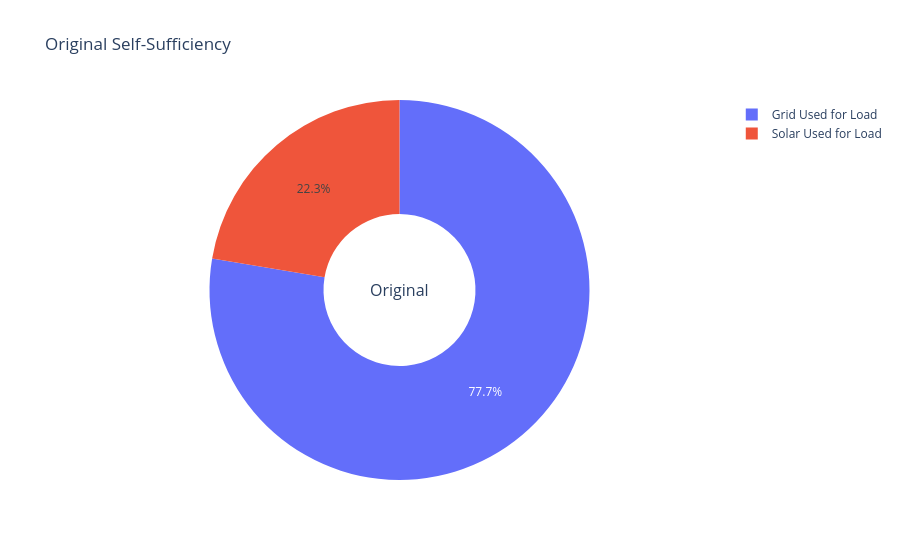
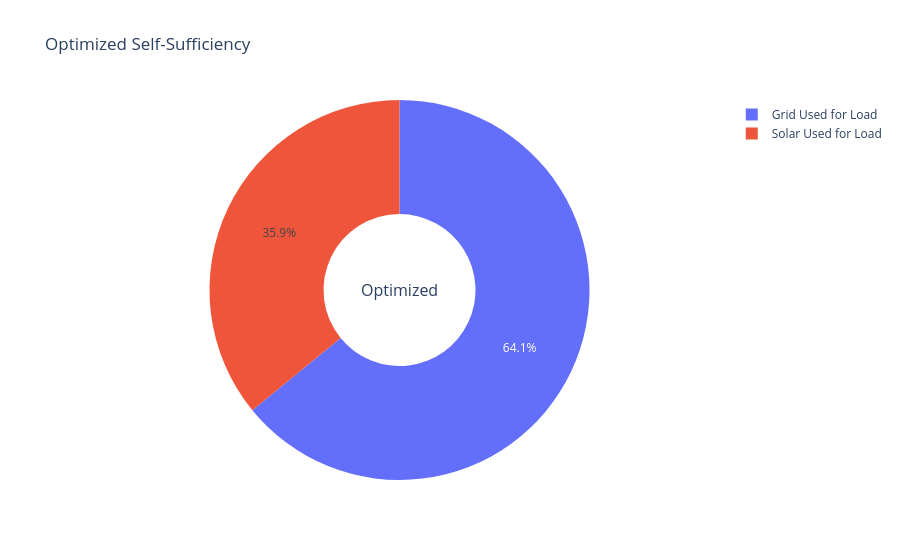

The cell these charts' notebook holds for them, in order:
### Code cell
import pandas as pd
import plotly.graph_objs as go
import numpy as np

interval_hours = 0.5  # 30 minutes per row

# --- Original ---
total_load = (df['P_Load'] + df['P_deferrable0'] + df['P_deferrable1']) * interval_hours / 1000
solar_used = (total_load - df['P_grid_pos']).clip(lower=0)
solar_used = np.minimum(solar_used, df['P_PV'] * interval_hours / 1000)
total_solar_used = solar_used.sum()
total_load_sum = total_load.sum()
self_sufficiency_original = (total_solar_used / total_load_sum) * 100 if total_load_sum != 0 else 0

# --- Optimal ---
total_load_opt = (optimal_df['P_Load'] + optimal_df['P_deferrable0'] + optimal_df['P_deferrable1']) * interval_hours / 1000
solar_used_opt = (total_load_opt - optimal_df['P_grid_pos'] * interval_hours / 1000).clip(lower=0)
solar_used_opt = np.minimum(solar_used_opt, optimal_df['P_PV'] * interval_hours / 1000)
total_solar_used_opt = solar_used_opt.sum()
total_load_sum_opt = total_load_opt.sum()
self_sufficiency_optimal = (total_solar_used_opt / total_load_sum_opt) * 100 if total_load_sum_opt != 0 else 0

# --- Table ---
improvement = self_sufficiency_optimal - self_sufficiency_original
table = pd.DataFrame({
    'Scenario': ['Original', 'Optimized', 'Improvement'],
    'Self-Sufficiency (%)': [self_sufficiency_original, self_sufficiency_optimal, improvement]
})
print(table)

# --- Pie charts ---
labels = ['Solar Used for Load', 'Grid Used for Load']
values_original = [total_solar_used, total_load_sum - total_solar_used]
values_optimal = [total_solar_used_opt, total_load_sum_opt - total_solar_used_opt]

fig1 = go.Figure(data=[go.Pie(labels=labels, values=values_original, hole=0.4)])
fig1.update_layout(title='Original Self-Sufficiency', annotations=[dict(text='Original', x=0.5, y=0.5, font_size=16, showarrow=False)])

fig2 = go.Figure(data=[go.Pie(labels=labels, values=values_optimal, hole=0.4)])
fig2.update_layout(title='Optimized Self-Sufficiency', annotations=[dict(text='Optimized', x=0.5, y=0.5, font_size=16, showarrow=False)])

fig1.show()
fig2.show()

### Figure 1 — Plotly figure (JSON) as saved in the notebook; plotly's stock layout.template omitted (floating-point values rounded to 4 significant figures)
{"data": [{"hole": 0.4, "labels": ["Solar Used for Load", "Grid Used for Load"], "type": "pie", "values": [5.003, 17.39]}], "layout": {"annotations": [{"font": {"size": 16}, "showarrow": false, "text": "Original", "x": 0.5, "y": 0.5}], "title": {"text": "Original Self-Sufficiency"}}}

### Figure 2 — Plotly figure (JSON) as saved in the notebook; plotly's stock layout.template omitted (floating-point values rounded to 4 significant figures)
{"data": [{"hole": 0.4, "labels": ["Solar Used for Load", "Grid Used for Load"], "type": "pie", "values": [8.038, 14.35]}], "layout": {"annotations": [{"font": {"size": 16}, "showarrow": false, "text": "Optimized", "x": 0.5, "y": 0.5}], "title": {"text": "Optimized Self-Sufficiency"}}}
